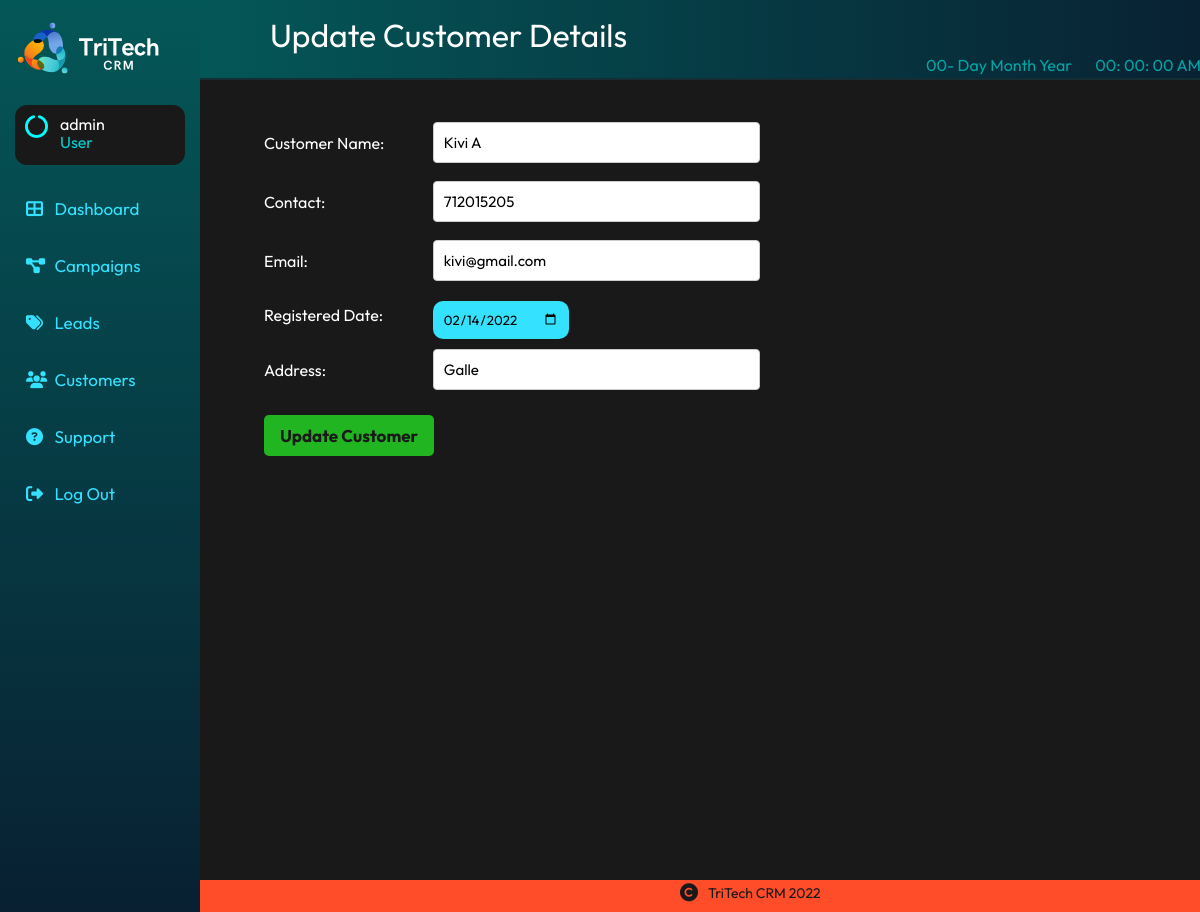
Page /user-home/user-update-customer.php?id=1 (signed in) on the committed database.
### tables this page shows
CREATE TABLE `tbl_customer` (
  `id` int(10) UNSIGNED NOT NULL,
  `full_name` varchar(255) NOT NULL,
  `contact` int(11) NOT NULL,
  `email` varchar(255) NOT NULL,
  `reg_date` date NOT NULL,
  `address` varchar(255) NOT NULL,
  `type` varchar(100) NOT NULL DEFAULT 'direct'
);

### user-home/user-update-customer.php (the view, shortened to what this page needs)
<?php include('../common/menu-user.php'); ?>
    <div class="top-header">
        <h1>Update Customer Details</h1>
        <div class="date-time">
        <div class="date">
            <span id="daynum">00</span>-
            <span id="dayname">Day</span>
            <span id="month">Month</span>
            <span id="year">Year</span>
        </div>
        <div class="time">
            <span id="hour">00</span>:
            <span id="minutes">00</span>:
            <span id="seconds">00</span>
            <span id="period">AM</span>
        </div>
        </div>
    </div>
        <div class="main-content">
        <?php
            $id=$_GET['id'];
            $sql = "SELECT * FROM tbl_customer WHERE id=$id";
            $res = mysqli_query($conn, $sql);
            if($res==TRUE)
            {
                $count = mysqli_num_rows($res);
                if($count==1)
                {
                    $row=mysqli_fetch_assoc($res);
                    $full_name = $row['full_name'];
                    $contact = $row['contact'];
                    $email = $row['email'];
                    $reg_date=$row['reg_date'];
                    $address=$row['address'];
                }
                else
                {
                    header('location: http://localhost/tritech-crm/user-home/user-customer.php');
                }
            }
        ?>
        <form action="" method="POST">
        <table class="table-form">
            <tr>
                <td>Customer Name: </td>
                <td><input type="text" name="full_name" value="<?php echo $full_name; ?>"></td>
            </tr>
            <tr>
                <td>Contact: </td>
                <td><input type="text" name="contact" value="<?php echo $contact; ?>" maxlength="10" size="10" ></td>
            </tr>
            <tr>
                <td>Email: </td>
                <td><input type="text" name="email" value="<?php echo $email; ?>" ></td>
            </tr>
            <tr>
                <td>Registered Date: </td>
                <td><input type="date" name="reg_date" value="<?php echo $reg_date; ?>" ></td>
            </tr>
            <tr>
                <td>Address: </td>
                <td><input type="text" name="address" value="<?php echo $address; ?>" ></td>
            </tr>
            <tr>
                <td colspan="2">
                    <input type="submit" name="submit" value="Update Customer" class="btn-form">
                </td>
            </tr>
        </table>
        </form>
    </div>
<?php include('../common/footer.php'); ?>

### css/main.css (style rules this page uses)
* { padding: 0; margin: 0; font-family: 'Outfit', sans-serif; box-sizing: border-box; list-style: none; text-decoration: none; font-weight: 400; }
.main-content { padding: 1% 1%; background-color: #191919; width: 86%; height: 100%; margin-left: 200px; overflow: auto; }
.top-header { width: 86%; position: inherit; height: 80px; color: white; padding: 15px 25px; margin-left: 200px; background-image: linear-gradient(to left, #082032, #045757); border-bottom: 2px solid #152D35; padding-left: 70px; }
.table-form { color: white; margin-top: 20px; margin-left: 50px; width: 500px; }
.table-form tr { width: 260px; }
.table-form input[type=text], input[type=number], input[type=password], select { width: 100%; margin: 8px 0; border: 1px solid #ccc; border-radius: 4px; padding: 10px; display: inline-block; font-size: 15px; }
.table-form input[type=date] { background-color: #34e1ff; border: 0; padding: 10px; border-radius: 10px; margin-top: 10px; }
.btn-form { padding: 10px; border: 0; color: #191919; font-size: 17px; width: 170px; cursor: pointer; background-color: #21b621; font-weight: bold; border-radius: 5px; margin-top: 15px; }
.date-time { width: 400px; margin-left: 70%; color: #02a5a5; }
.date { display: inline-block; }
.time { display: inline-block; margin-left: 20px; margin-right: 40px; color: #02a5a5; }

### rows in the picture
tbl_customer: full_name "Kivi A", contact "712015205", email "kivi@gmail.com", reg_date "02/14/2022", address "Galle"

### other values in the picture
$_SESSION['username'] "admin"
